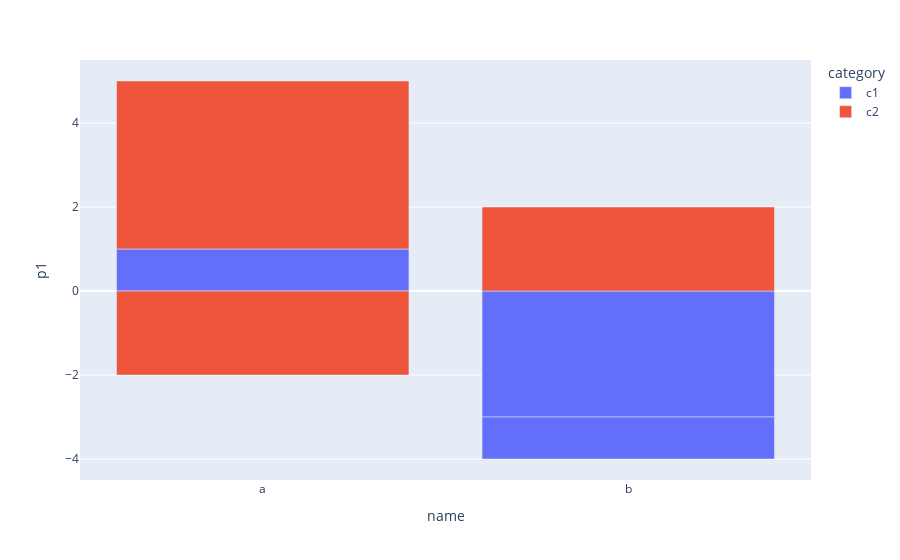

The cell this chart's notebook holds for it:
### Code cell
px.bar(
            df,
            x="name",
            y='p1',
            color="category",
            custom_data=["category"],
        )

### Figure 1 — Plotly figure (JSON) as saved in the notebook; plotly's stock layout.template omitted (floating-point values rounded to 4 significant figures)
{"data": [{"alignmentgroup": "True", "customdata": [["c1"], ["c1"], ["c1"]], "hovertemplate": "category=c1<br>name=%{x}<br>p1=%{y}<extra></extra>", "legendgroup": "c1", "marker": {"color": "#636efa", "pattern": {"shape": ""}}, "name": "c1", "offsetgroup": "c1", "orientation": "v", "showlegend": true, "textposition": "auto", "type": "bar", "x": ["a", "b", "b"], "xaxis": "x", "y": [1, -3, -1], "yaxis": "y"}, {"alignmentgroup": "True", "customdata": [["c2"], ["c2"], ["c2"]], "hovertemplate": "category=c2<br>name=%{x}<br>p1=%{y}<extra></extra>", "legendgroup": "c2", "marker": {"color": "#EF553B", "pattern": {"shape": ""}}, "name": "c2", "offsetgroup": "c2", "orientation": "v", "showlegend": true, "textposition": "auto", "type": "bar", "x": ["b", "a", "a"], "xaxis": "x", "y": [2, 4, -2], "yaxis": "y"}], "layout": {"autosize": true, "barmode": "relative", "legend": {"title": {"text": "category"}, "tracegroupgap": 0}, "margin": {"t": 60}, "xaxis": {"anchor": "y", "autorange": true, "domain": [0, 1], "range": [-0.5, 1.5], "title": {"text": "name"}, "type": "category"}, "yaxis": {"anchor": "x", "autorange": true, "domain": [0, 1], "range": [-4.5, 5.5], "title": {"text": "p1"}, "type": "linear"}}}
